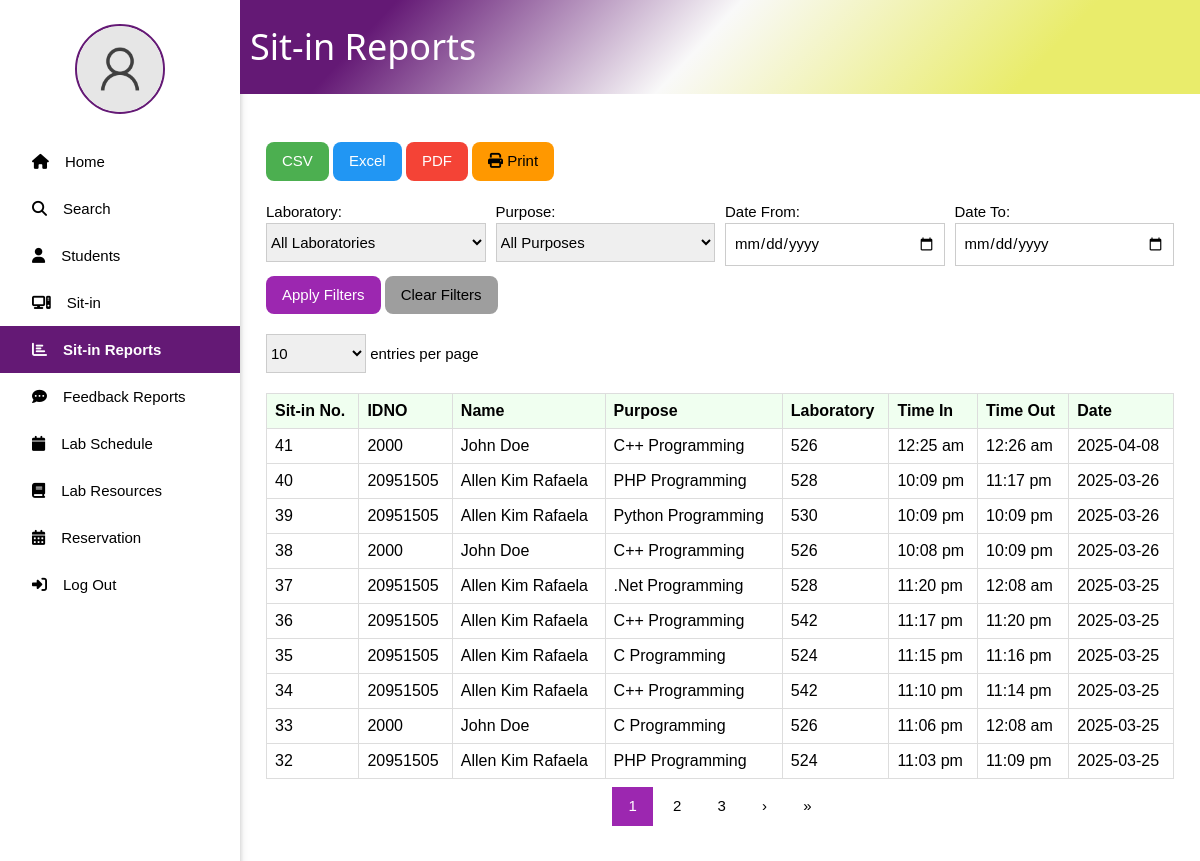
/SitinReports.php (signed in), run on an earlier commit of the app's database.
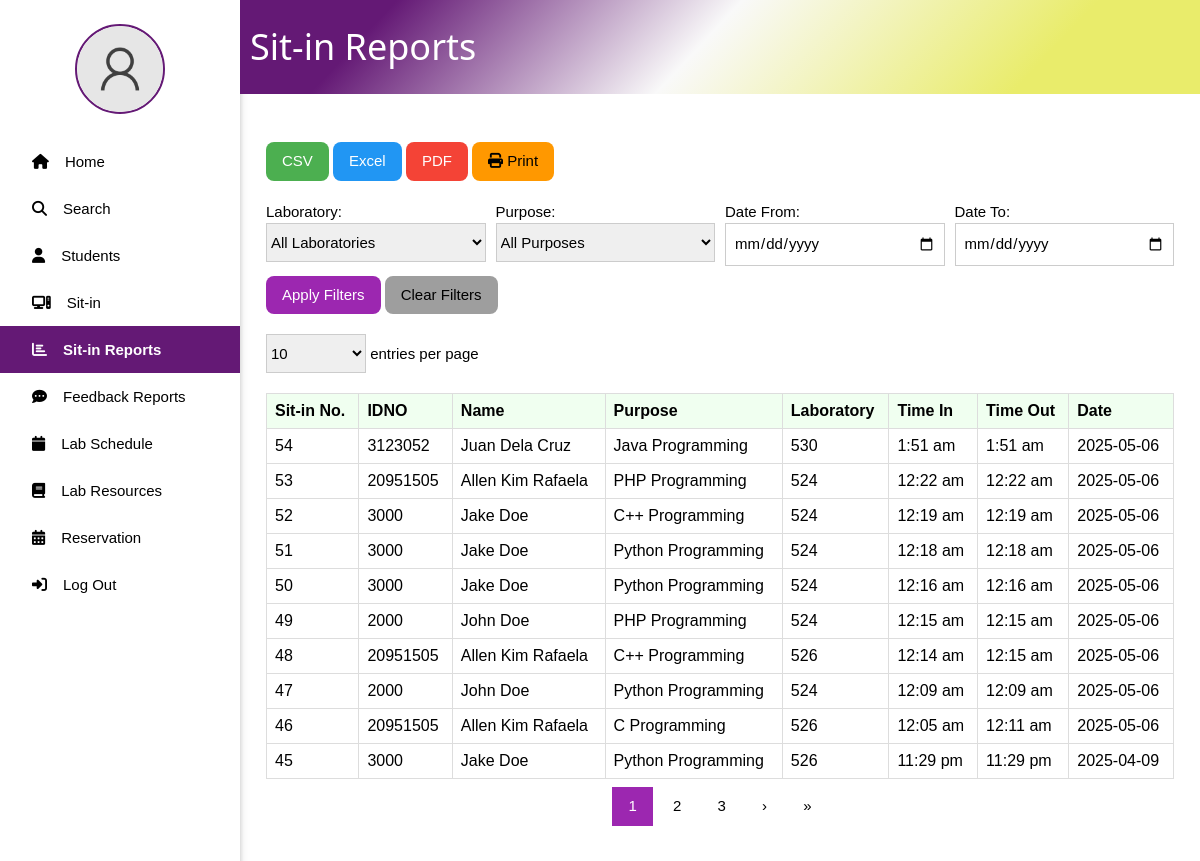
And on a later commit of the database.
### tables this page shows
CREATE TABLE `sitin_records` (
  `ID` int(11) NOT NULL,
  `IDNO` int(11) NOT NULL,
  `PURPOSE` varchar(255) NOT NULL,
  `LABORATORY` varchar(255) NOT NULL,
  `TIME_IN` datetime NOT NULL DEFAULT current_timestamp(),
  `TIME_OUT` datetime DEFAULT NULL
);

CREATE TABLE `user` (
  `ID` int(11) NOT NULL,
  `IDNO` int(11) NOT NULL,
  `LASTNAME` varchar(30) NOT NULL,
  `FIRSTNAME` varchar(30) NOT NULL,
  `MIDDLENAME` varchar(30) DEFAULT NULL,
  `COURSE` varchar(30) NOT NULL,
  `YEAR_LEVEL` int(11) NOT NULL,
  `USERNAME` varchar(30) NOT NULL,
  `PASSWORD` varchar(255) NOT NULL,
  `PROFILE_PIC` varchar(255) NOT NULL DEFAULT 'images/default_pic.png',
  `SESSION_COUNT` int(11) DEFAULT 30,
  `POINTS` int(11) DEFAULT 0
);

### SitinReports.php (the view, shortened to what the changed rows need)
<?php
include 'connect.php';
$records_per_page = isset($_GET['entries']) ? (int)$_GET['entries'] : 10;
$page = isset($_GET['page']) ? (int)$_GET['page'] : 1;
$offset = ($page - 1) * $records_per_page;
$sql_sitins = "SELECT sr.ID, u.IDNO, CONCAT(u.FIRSTNAME, ' ', u.LASTNAME) AS Name, sr.PURPOSE, sr.LABORATORY, sr.TIME_IN, sr.TIME_OUT
               FROM sitin_records sr
               JOIN user u ON sr.IDNO = u.IDNO
               WHERE 1=1";
$sql_sitins .= " ORDER BY sr.TIME_IN DESC";
$count_sql = str_replace("sr.ID, u.IDNO, CONCAT(u.FIRSTNAME, ' ', u.LASTNAME) AS Name, sr.PURPOSE, sr.LABORATORY, sr.TIME_IN, sr.TIME_OUT", "COUNT(*) as count", $sql_sitins);
$stmt_count = $conn->prepare($count_sql);
$types = '';
$params = [];
$stmt_count->execute();
$total_records = $stmt_count->get_result()->fetch_assoc()['count'];
$total_pages = ceil($total_records / $records_per_page);
$sql_sitins .= " LIMIT ? OFFSET ?";
$stmt_sitins = $conn->prepare($sql_sitins);
$types .= 'ii';
$params[] = $records_per_page;
$params[] = $offset;
if (!empty($params)) {
    $stmt_sitins->bind_param($types, ...$params);
}
$stmt_sitins->execute();
$result_sitins = $stmt_sitins->get_result();
$sitin_records = [];
if ($result_sitins->num_rows > 0) {
    while ($row = $result_sitins->fetch_assoc()) {
        $sitin_records[] = $row;
    }
}
?>
<!DOCTYPE html>
<html lang="en">
<head>
    <link rel="stylesheet" href="w3.css">
    <link rel="stylesheet" href="side_nav.css">
</head>
<body>
    <div style="margin-left:20%; z-index: 1; position: relative;">
        <div class="title_page w3-container" style="display: flex; align-items: center;">
            <h1 style="margin-left: 10px; color: #ffff;">Sit-in Reports</h1>
        </div>
        <div class="w3-container" style="margin: 5% 10px;">
            <table class="sitin-table regular-table">
                <thead>
                    <tr>
                        <th>Sit-in No.</th>
                        <th>IDNO</th>
                        <th>Name</th>
                        <th>Purpose</th>
                        <th>Laboratory</th>
                        <th>Time In</th>
                        <th>Time Out</th>
                        <th>Date</th>
                    </tr>
                </thead>
                <tbody>
                    <?php if (count($sitin_records) > 0): ?>
                        <?php foreach ($sitin_records as $record): ?>
                            <tr>
                                <td><?php echo htmlspecialchars($record['ID']); ?></td>
                                <td><?php echo htmlspecialchars($record['IDNO']); ?></td>
                                <td><?php echo htmlspecialchars($record['Name']); ?></td>
                                <td><?php echo htmlspecialchars($record['PURPOSE']); ?></td>
                                <td><?php echo htmlspecialchars($record['LABORATORY']); ?></td>
                                <td><?php echo date("g:i a", strtotime($record['TIME_IN'])); ?></td>
                                <td><?php echo $record['TIME_OUT'] ? date("g:i a", strtotime($record['TIME_OUT'])) : 'Still Sitting-in'; ?></td>
                                <td><?php echo date("Y-m-d", strtotime($record['TIME_IN'])); ?></td>
                            </tr>
                        <?php endforeach; ?>
                    <?php else: ?>
                        <tr>
                            <td colspan="8">No sit-in records found.</td>
                        </tr>
                    <?php endif; ?>
                </tbody>
            </table>
            <div class="w3-center w3-padding">
                <?php if ($total_pages > 1): ?>
                    <div class="w3-bar">
                        <?php
                        $start_page = max(1, $page - 2);
                        $end_page = min($total_pages, $page + 2);
                        for ($i = $start_page; $i <= $end_page; $i++):
                        ?>
                            <a href="?<?php echo http_build_query(array_merge($_GET, ['page' => $i])); ?>"
                               class="w3-button <?php echo $i == $page ? 'w3-purple' : ''; ?>">
                                <?php echo $i; ?>
                            </a>
                        <?php endfor; ?>
                        <?php if ($page < $total_pages): ?>
                            <a href="?<?php echo http_build_query(array_merge($_GET, ['page' => $page + 1])); ?>" class="w3-button">&rsaquo;</a>
                            <a href="?<?php echo http_build_query(array_merge($_GET, ['page' => $total_pages])); ?>" class="w3-button">&raquo;</a>
                        <?php endif; ?>
                    </div>
                <?php endif; ?>
            </div>
        </div>
    </div>
</body>
</html>

What changed in the data, as far as the page shows it:
no longer on this page (row unchanged): sitin_records: ID "41", IDNO.IDNO "2000", Name "John Doe", PURPOSE "C++ Programming", LABORATORY "526", TIME_IN "12:25 am", TIME_OUT "12:26 am", TIME_IN "2025-04-08"
no longer on this page (row unchanged): sitin_records: ID "40", IDNO.IDNO "20951505", Name "Allen Kim Rafaela", PURPOSE "PHP Programming", LABORATORY "528", TIME_IN "10:09 pm", TIME_OUT "11:17 pm", TIME_IN "2025-03-26"
no longer on this page (row unchanged): sitin_records: ID "39", IDNO.IDNO "20951505", Name "Allen Kim Rafaela", PURPOSE "Python Programming", LABORATORY "530", TIME_IN "10:09 pm", TIME_OUT "10:09 pm", TIME_IN "2025-03-26"
no longer on this page (row unchanged): sitin_records: ID "38", IDNO.IDNO "2000", Name "John Doe", PURPOSE "C++ Programming", LABORATORY "526", TIME_IN "10:08 pm", TIME_OUT "10:09 pm", TIME_IN "2025-03-26"
no longer on this page (row unchanged): sitin_records: ID "37", IDNO.IDNO "20951505", Name "Allen Kim Rafaela", PURPOSE ".Net Programming", LABORATORY "528", TIME_IN "11:20 pm", TIME_OUT "12:08 am", TIME_IN "2025-03-25"
no longer on this page (row unchanged): sitin_records: ID "36", IDNO.IDNO "20951505", Name "Allen Kim Rafaela", PURPOSE "C++ Programming", LABORATORY "542", TIME_IN "11:17 pm", TIME_OUT "11:20 pm", TIME_IN "2025-03-25"
no longer on this page (row unchanged): sitin_records: ID "35", IDNO.IDNO "20951505", Name "Allen Kim Rafaela", PURPOSE "C Programming", LABORATORY "524", TIME_IN "11:15 pm", TIME_OUT "11:16 pm", TIME_IN "2025-03-25"
no longer on this page (row unchanged): sitin_records: ID "34", IDNO.IDNO "20951505", Name "Allen Kim Rafaela", PURPOSE "C++ Programming", LABORATORY "542", TIME_IN "11:10 pm", TIME_OUT "11:14 pm", TIME_IN "2025-03-25"
no longer on this page (row unchanged): sitin_records: ID "33", IDNO.IDNO "2000", Name "John Doe", PURPOSE "C Programming", LABORATORY "526", TIME_IN "11:06 pm", TIME_OUT "12:08 am", TIME_IN "2025-03-25"
no longer on this page (row unchanged): sitin_records: ID "32", IDNO.IDNO "20951505", Name "Allen Kim Rafaela", PURPOSE "PHP Programming", LABORATORY "524", TIME_IN "11:03 pm", TIME_OUT "11:09 pm", TIME_IN "2025-03-25"
added sitin_records: ID "54", IDNO.IDNO "3123052", Name "Juan Dela Cruz", PURPOSE "Java Programming", LABORATORY "530", TIME_IN "1:51 am", TIME_OUT "1:51 am", TIME_IN "2025-05-06"
added sitin_records: ID "53", IDNO.IDNO "20951505", Name "Allen Kim Rafaela", PURPOSE "PHP Programming", LABORATORY "524", TIME_IN "12:22 am", TIME_OUT "12:22 am", TIME_IN "2025-05-06"
added sitin_records: ID "52", IDNO.IDNO "3000", Name "Jake Doe", PURPOSE "C++ Programming", LABORATORY "524", TIME_IN "12:19 am", TIME_OUT "12:19 am", TIME_IN "2025-05-06"
added sitin_records: ID "51", IDNO.IDNO "3000", Name "Jake Doe", PURPOSE "Python Programming", LABORATORY "524", TIME_IN "12:18 am", TIME_OUT "12:18 am", TIME_IN "2025-05-06"
added sitin_records: ID "50", IDNO.IDNO "3000", Name "Jake Doe", PURPOSE "Python Programming", LABORATORY "524", TIME_IN "12:16 am", TIME_OUT "12:16 am", TIME_IN "2025-05-06"
added sitin_records: ID "49", IDNO.IDNO "2000", Name "John Doe", PURPOSE "PHP Programming", LABORATORY "524", TIME_IN "12:15 am", TIME_OUT "12:15 am", TIME_IN "2025-05-06"
added sitin_records: ID "48", IDNO.IDNO "20951505", Name "Allen Kim Rafaela", PURPOSE "C++ Programming", LABORATORY "526", TIME_IN "12:14 am", TIME_OUT "12:15 am", TIME_IN "2025-05-06"
added sitin_records: ID "47", IDNO.IDNO "2000", Name "John Doe", PURPOSE "Python Programming", LABORATORY "524", TIME_IN "12:09 am", TIME_OUT "12:09 am", TIME_IN "2025-05-06"
added sitin_records: ID "46", IDNO.IDNO "20951505", Name "Allen Kim Rafaela", PURPOSE "C Programming", LABORATORY "526", TIME_IN "12:05 am", TIME_OUT "12:11 am", TIME_IN "2025-05-06"
added sitin_records: ID "45", IDNO.IDNO "3000", Name "Jake Doe", PURPOSE "Python Programming", LABORATORY "526", TIME_IN "11:29 pm", TIME_OUT "11:29 pm", TIME_IN "2025-04-09"
